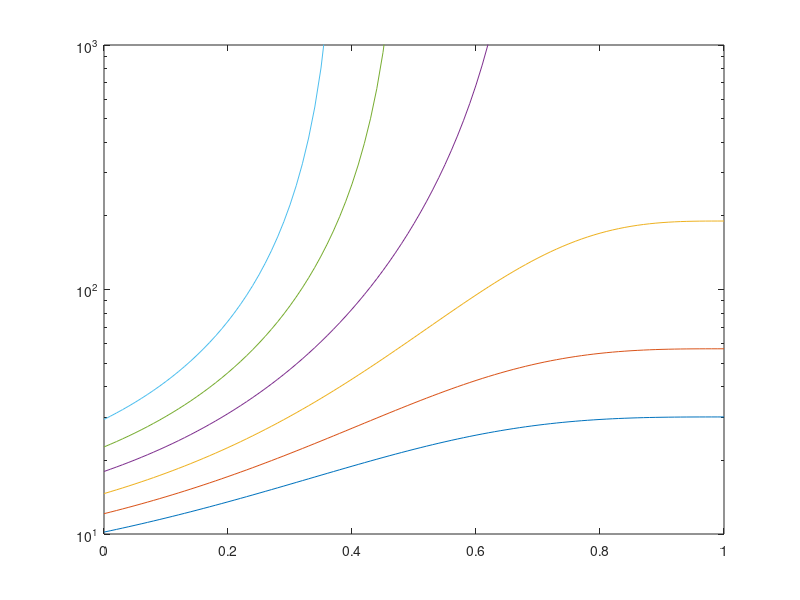

This chart was generated by the following MATLAB code:


clear all
close all

RFV = @(ratio, vliq) (.395-.395*vliq).*((1-ratio).^3)+vliq-.395;
H = @(vfrac) (2*(1-vfrac)./(abs(1-vfrac)+(1-vfrac))).*(1-vfrac).^-(1.42);

x = [0:0.01:1];
SL = [0.55:0.02:0.65];
y = zeros(length(SL), length(x));
for i=1:length(SL)
    for n=1:length(x)
        vc = .75*SL(i);
        vf = 0.25*SL(i)/RFV(x(n), 1-vc);
        y(i,n) = H(vc/RFV(1,1)).*H(vf);
    end
end
for i=1:length(SL)
    semilogy(x, y(i,:));
    hold on
end
xlim([0, 1]);
ylim([10, 1000]);